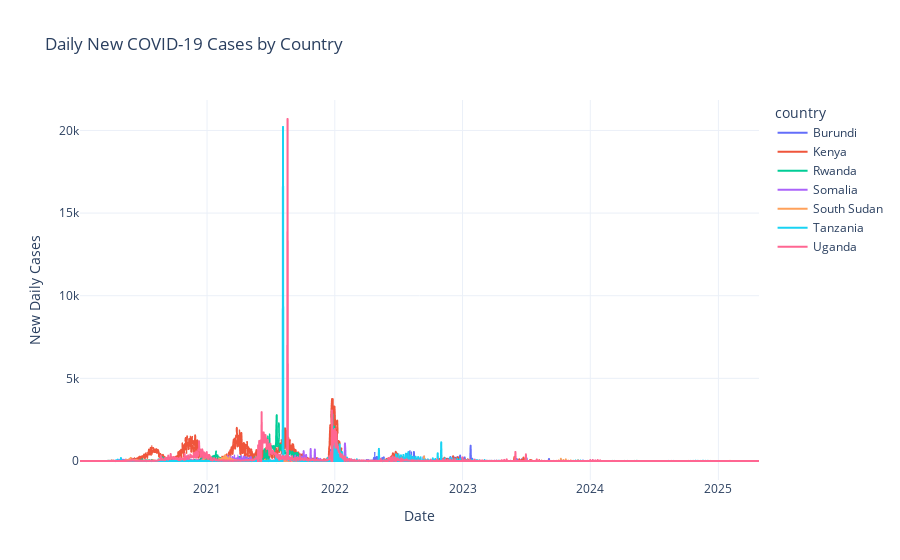

Write notebook code for a chart like this one.
### Markdown cell above
### 4️⃣ Exploratory Data Analysis (EDA)

Goal: Generate descriptive statistics & explore trends.

### ✅ Tasks:

- Plot total cases over time for selected countries.
- Plot total deaths over time.
- Compare daily new cases between countries.
- Calculate the death rate: total_deaths / total_cases.

### ✅ Visualizations:

- Line charts (cases & deaths over time).
- Bar charts (top countries by total cases).
- Heatmaps (optional for correlation analysis).

### ✅ Tools: matplotlib, seaborn

### Code cell
import matplotlib.pyplot as plt
import seaborn as sns

# Plot total cases over time
plt.figure(figsize=(12, 6))
for country in countries:
    subset = df[df['country'] == country]
    plt.plot(subset['date'], subset['total_cases'], label=country)
plt.title("Total COVID-19 Cases Over Time")
plt.legend()
plt.xlabel("Date")
plt.ylabel("Total Cases")
plt.show()

# Plot total deaths over time
plt.figure(figsize=(12, 6))
for country in countries:
    subset = df[df['country'] == country]
    plt.plot(subset['date'], subset['total_deaths'], label=country)
plt.title("Total COVID-19 Deaths Over Time")
plt.legend()
plt.xlabel("Date")
plt.ylabel("Total Deaths")
plt.show()


# Sort values to ensure correct line plotting
filtered_df = df.sort_values(by=['country', 'date'])
#print(filtered_df)
# Plot
fig = px.line(
    filtered_df,
    x='date',
    y='new_cases',
    color='country',
    title='Daily New COVID-19 Cases by Country',
    labels={'new_cases': 'New Daily Cases', 'date': 'Date'}
)
fig.update_layout(template='plotly_white')
fig.show()


# Calculate and compare death rate
df['death_rate'] = df['total_deaths'] / df['total_cases']
latest = df.sort_values('date').groupby('country').tail(1)
sns.barplot(data=latest, x='country', y='death_rate')
plt.title("Death Rate")
plt.show()

### Figure 1 — Plotly figure (JSON) as saved in the notebook; plotly's stock layout.template omitted (floating-point values rounded to 4 significant figures; data arrays with more than 128 entries replaced by an {"elided": "..."} marker saying what was removed)
{"data": [{"hovertemplate": "country=Burundi<br>Date=%{x}<br>New Daily Cases=%{y}<extra></extra>", "legendgroup": "Burundi", "line": {"color": "#636efa", "dash": "solid"}, "marker": {"symbol": "circle"}, "mode": "lines", "name": "Burundi", "showlegend": true, "type": "scattergl", "x": {"elided": "1941 str values"}, "xaxis": "x", "y": {"elided": "1941 float values"}, "yaxis": "y"}, {"hovertemplate": "country=Kenya<br>Date=%{x}<br>New Daily Cases=%{y}<extra></extra>", "legendgroup": "Kenya", "line": {"color": "#EF553B", "dash": "solid"}, "marker": {"symbol": "circle"}, "mode": "lines", "name": "Kenya", "showlegend": true, "type": "scattergl", "x": {"elided": "1941 str values"}, "xaxis": "x", "y": {"elided": "1941 float values"}, "yaxis": "y"}, {"hovertemplate": "country=Rwanda<br>Date=%{x}<br>New Daily Cases=%{y}<extra></extra>", "legendgroup": "Rwanda", "line": {"color": "#00cc96", "dash": "solid"}, "marker": {"symbol": "circle"}, "mode": "lines", "name": "Rwanda", "showlegend": true, "type": "scattergl", "x": {"elided": "1941 str values"}, "xaxis": "x", "y": {"elided": "1941 float values"}, "yaxis": "y"}, {"hovertemplate": "country=Somalia<br>Date=%{x}<br>New Daily Cases=%{y}<extra></extra>", "legendgroup": "Somalia", "line": {"color": "#ab63fa", "dash": "solid"}, "marker": {"symbol": "circle"}, "mode": "lines", "name": "Somalia", "showlegend": true, "type": "scattergl", "x": {"elided": "1941 str values"}, "xaxis": "x", "y": {"elided": "1941 float values"}, "yaxis": "y"}, {"hovertemplate": "country=South Sudan<br>Date=%{x}<br>New Daily Cases=%{y}<extra></extra>", "legendgroup": "South Sudan", "line": {"color": "#FFA15A", "dash": "solid"}, "marker": {"symbol": "circle"}, "mode": "lines", "name": "South Sudan", "showlegend": true, "type": "scattergl", "x": {"elided": "1941 str values"}, "xaxis": "x", "y": {"elided": "1941 float values"}, "yaxis": "y"}, {"hovertemplate": "country=Tanzania<br>Date=%{x}<br>New Daily Cases=%{y}<extra></extra>", "legendgroup": "Tanzania", "line": {"color": "#19d3f3", "dash": "solid"}, "marker": {"symbol": "circle"}, "mode": "lines", "name": "Tanzania", "showlegend": true, "type": "scattergl", "x": {"elided": "1941 str values"}, "xaxis": "x", "y": {"elided": "1941 float values"}, "yaxis": "y"}, {"hovertemplate": "country=Uganda<br>Date=%{x}<br>New Daily Cases=%{y}<extra></extra>", "legendgroup": "Uganda", "line": {"color": "#FF6692", "dash": "solid"}, "marker": {"symbol": "circle"}, "mode": "lines", "name": "Uganda", "showlegend": true, "type": "scattergl", "x": {"elided": "1941 str values"}, "xaxis": "x", "y": {"elided": "1941 float values"}, "yaxis": "y"}], "layout": {"legend": {"title": {"text": "country"}, "tracegroupgap": 0}, "title": {"text": "Daily New COVID-19 Cases by Country"}, "xaxis": {"anchor": "y", "domain": [0, 1], "title": {"text": "Date"}}, "yaxis": {"anchor": "x", "domain": [0, 1], "title": {"text": "New Daily Cases"}}}}
